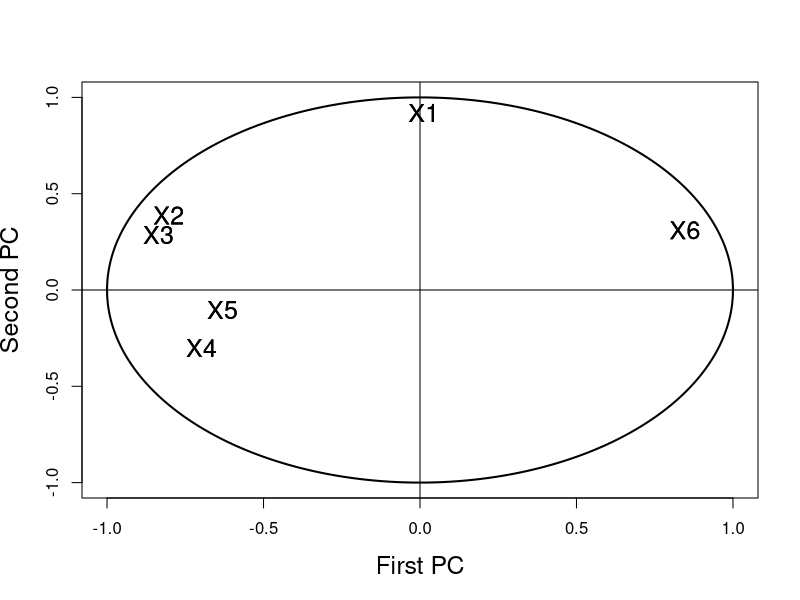

Here is the R script that generated this plot:
require(mclust)
data(banknote, package = "mclust")  # load the data
mydata = banknote[, -1]  # remove the last column indicating genuine/not genuine
fit = princomp(mydata, cor = TRUE)  # fit normalized PCA model

dev.new()
ucircle = cbind(cos((0:360)/180 * pi), sin((0:360)/180 * pi))

plot(ucircle, type = "l", lty = "solid", xlab = "First PC", ylab = "Second PC", cex.lab = 1.5, cex.axis = 1, cex.main = 1, 
    lwd = 2)
abline(h = 0, v = 0)
label = c("X1", "X2", "X3", "X4", "X5", "X6")
text(cor(mydata, fit$scores), label, cex = 1.5)
text(cor(mydata, fit$scores), label, cex = 1.5)
 
 TRUE
